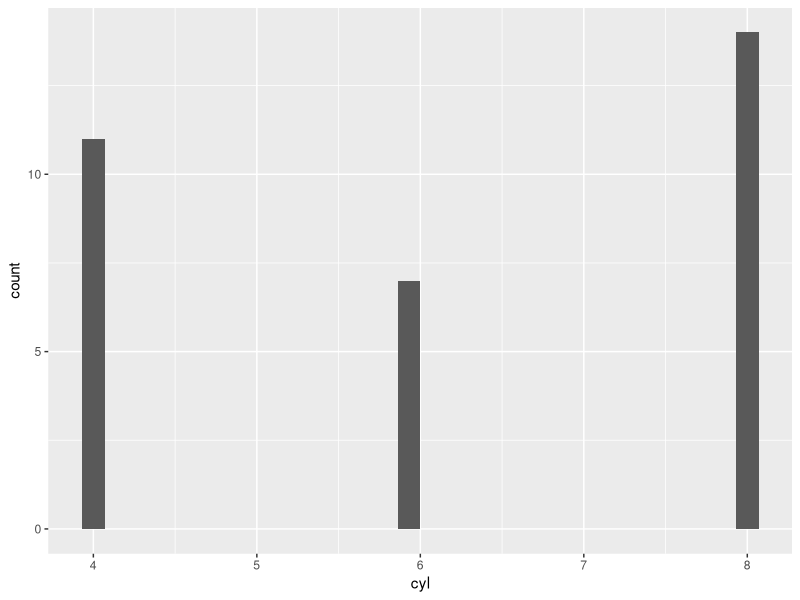
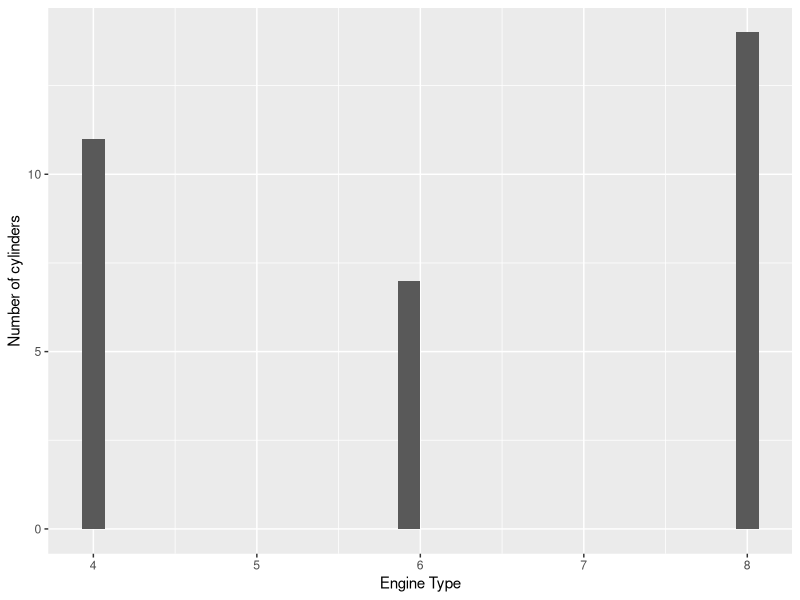
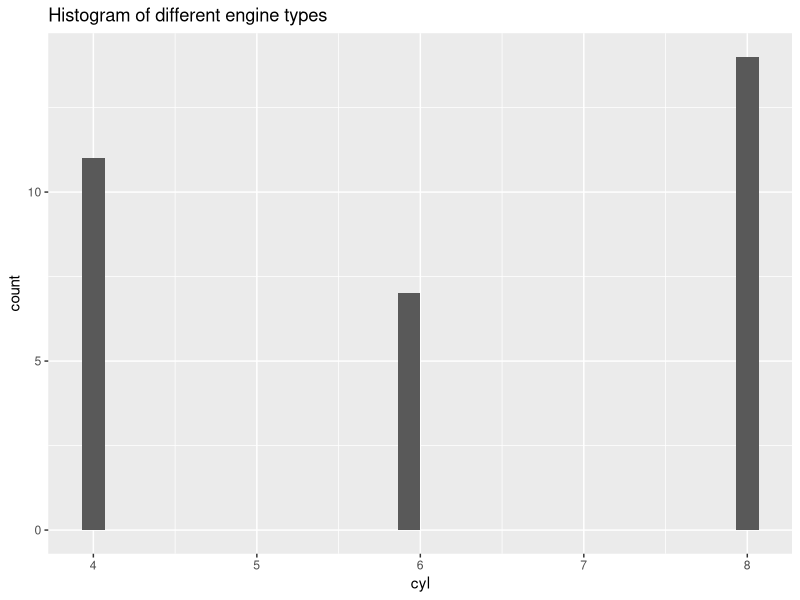
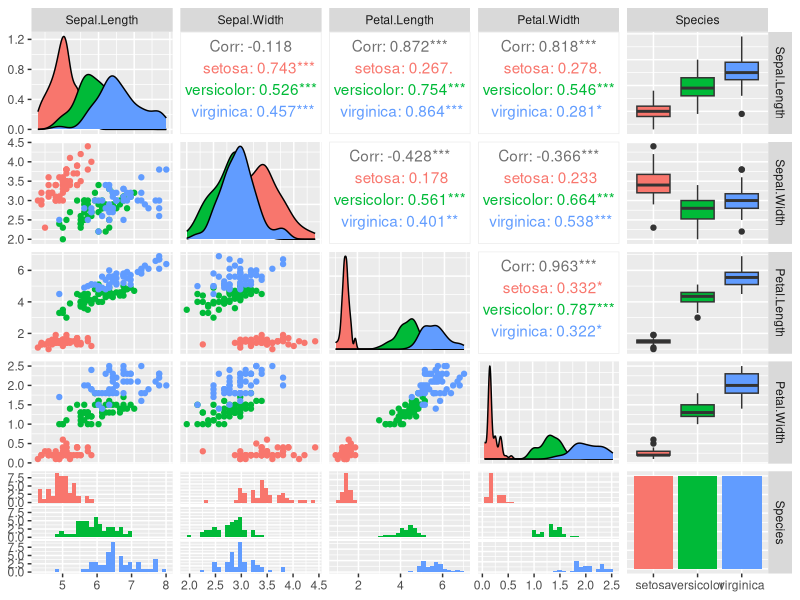

Write R code to recreate these figures, in order.

library(datasets)
data(mtcars)


value<-tail(data.frame(mtcars),5)
value

library(ggplot2)
ggplot(aes(x=cyl), data=mtcars)+geom_histogram(bandwidth=7)

## Changing the axis names
ggplot(aes(x=cyl), data=mtcars)+geom_histogram(bandwidth=7)+labs(x="Engine Type",y="Number of cylinders")

## Adding title to our histogram
ggplot(aes(x=cyl), data=(mtcars))+geom_histogram(bandwidth=7)+ggtitle("Histogram of different engine types")

## Making more interactive graphs using GGally
install.packages("GGally")
library(GGally)

ggpairs(iris, mapping=ggplot2::aes(colour = Species))
